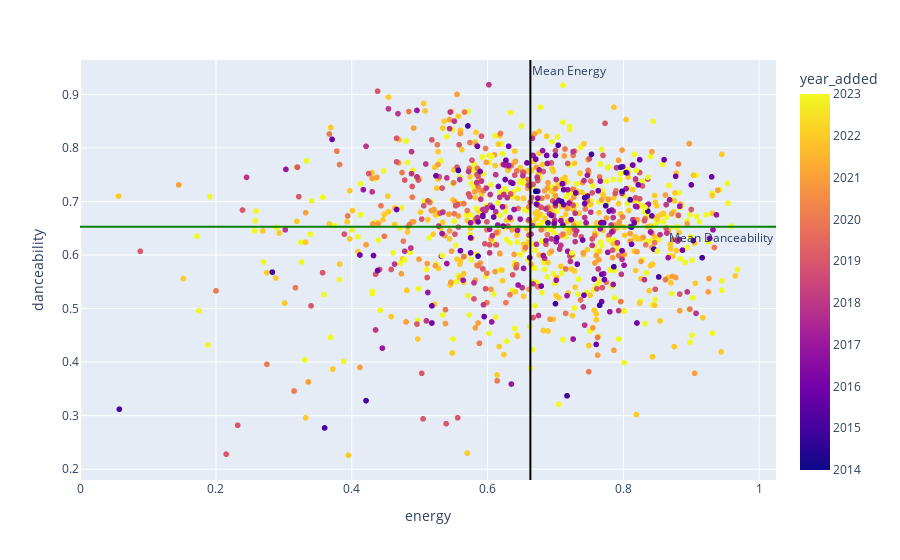

The cell this chart's notebook holds for it:
### Code cell
fig = px.scatter(df, x="energy", y="danceability", color="year_added", hover_data=['name', 'artist'])
fig.add_hline(y=df['danceability'].mean(), line_color='green', annotation_text = "Mean Danceability", annotation_position = 'bottom right')
fig.add_vline(x=df['energy'].mean(), line_color='black', annotation_text = "Mean Energy", annotation_position = 'top right')
fig.show()

### Figure 1 — Plotly figure (JSON) as saved in the notebook; plotly's stock layout.template omitted (floating-point values rounded to 4 significant figures; data arrays with more than 128 entries replaced by an {"elided": "..."} marker saying what was removed)
{"data": [{"customdata": {"elided": "1154x2 str values"}, "hovertemplate": "energy=%{x}<br>danceability=%{y}<br>name=%{customdata[0]}<br>artist=%{customdata[1]}<br>year_added=%{marker.color}<extra></extra>", "legendgroup": "", "marker": {"color": {"elided": "1154 int values"}, "coloraxis": "coloraxis", "symbol": "circle"}, "mode": "markers", "name": "", "showlegend": false, "type": "scattergl", "x": {"elided": "1154 float values"}, "xaxis": "x", "y": {"elided": "1154 float values"}, "yaxis": "y"}], "layout": {"annotations": [{"showarrow": false, "text": "Mean Danceability", "x": 1, "xanchor": "right", "xref": "x domain", "y": 0.6526, "yanchor": "top", "yref": "y"}, {"showarrow": false, "text": "Mean Energy", "x": 0.663, "xanchor": "left", "xref": "x", "y": 1, "yanchor": "top", "yref": "y domain"}], "coloraxis": {"colorbar": {"title": {"text": "year_added"}}, "colorscale": [[0, "#0d0887"], [0.1111, "#46039f"], [0.2222, "#7201a8"], [0.3333, "#9c179e"], [0.4444, "#bd3786"], [0.5556, "#d8576b"], [0.6667, "#ed7953"], [0.7778, "#fb9f3a"], [0.8889, "#fdca26"], [1, "#f0f921"]]}, "legend": {"tracegroupgap": 0}, "margin": {"t": 60}, "shapes": [{"line": {"color": "green"}, "type": "line", "x0": 0, "x1": 1, "xref": "x domain", "y0": 0.6526, "y1": 0.6526, "yref": "y"}, {"line": {"color": "black"}, "type": "line", "x0": 0.663, "x1": 0.663, "xref": "x", "y0": 0, "y1": 1, "yref": "y domain"}], "xaxis": {"anchor": "y", "domain": [0, 1], "title": {"text": "energy"}}, "yaxis": {"anchor": "x", "domain": [0, 1], "title": {"text": "danceability"}}}}
